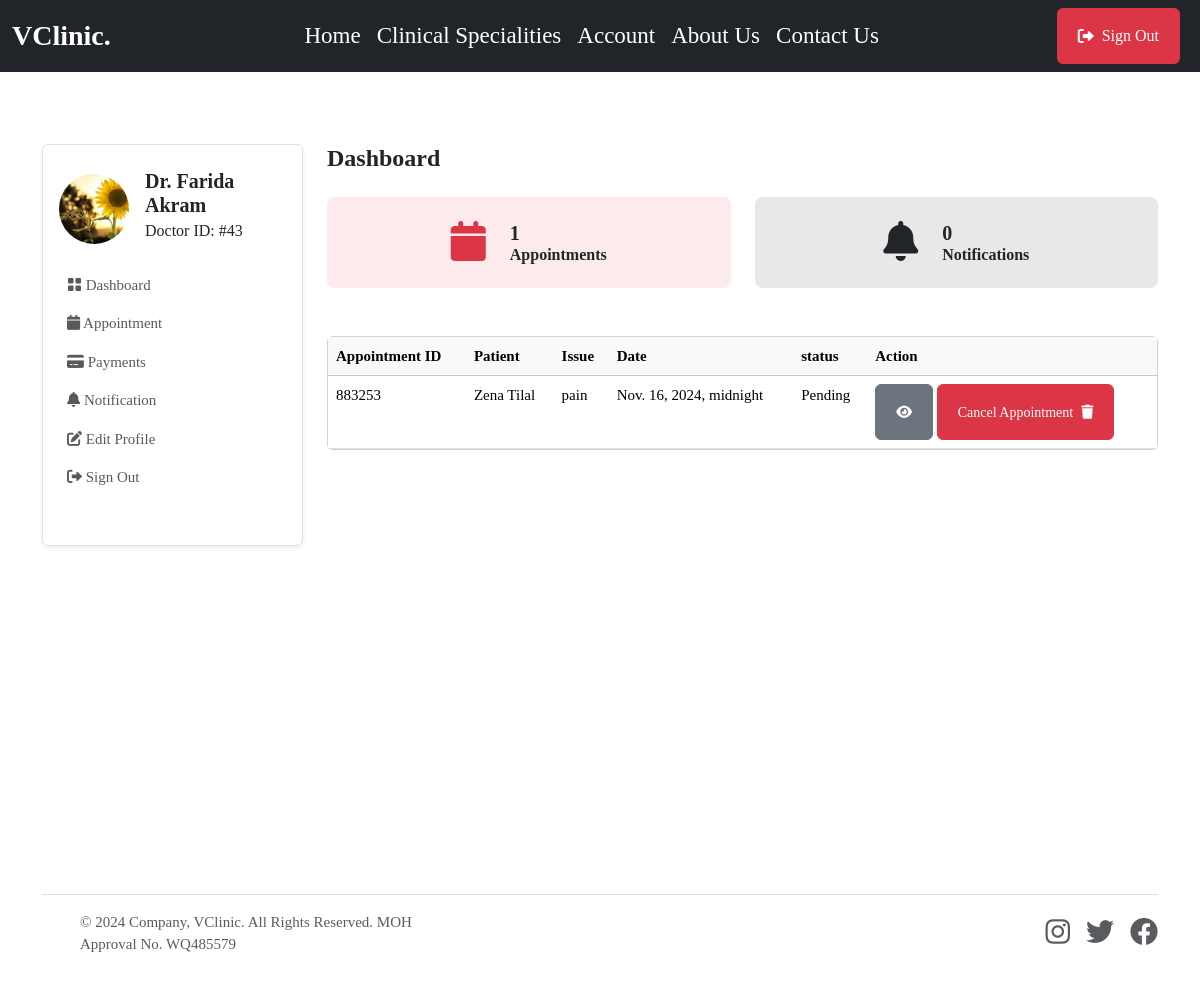
The page /doctor/ (signed in) on the database its author committed.
### userauthapp/models.py (models this page shows, shortened)
class User(AbstractUser):       # override default user model
    email = models.EmailField(unique=True)
    username = models.CharField(max_length=100, null=True, blank=True)
    user_type = models.CharField(max_length=50, choices=USER_TYPE, null=True, blank=True, default=None)
    USERNAME_FIELD = "email"
    REQUIRED_FIELDS = ['username']

### doctorapp/models.py (models this page shows, shortened)
class Doctor(models.Model):         #create a new model from scratch
    user = models.OneToOneField(userauth_models.User, on_delete=models.CASCADE)  #when we delete this user , we delete doctor, there should be only one doctor that has one user model
    image = models.FileField(upload_to='images', default='images/doctor-default.png', blank=True, null=True)
    full_name = models.CharField(max_length=100, blank=True, null=True)
    mobile = models.CharField(max_length=15, blank=True, null=True)
    country = models.CharField(max_length=100, null=True, blank=True)
    bio = models.CharField(max_length=100, null=True, blank=True)
    specializations = models.CharField(max_length=100, null=True, blank=True)
    qualifications = models.CharField(max_length=100, null=True, blank=True)
    years_of_experience = models.CharField(max_length=100, null=True, blank=True)
    next_available_appointment_date = models.DateTimeField(default=timezone.now, null=True, blank=True)

### mainapp/models.py (models this page shows, shortened)
class Appointment(models.Model):
    STATUS = [
        ('Scheduled', 'Scheduled'),
        ('Completed', 'Completed'),
        ('Pending', 'Pending'),
        ('Cancelled', 'Cancelled')
    ]
    service = models.ForeignKey(Service, on_delete=models.SET_NULL, null=True, blank=True, related_name='service_appointments')
    doctor = models.ForeignKey(doctor_models.Doctor, on_delete=models.SET_NULL, null=True, blank=True, related_name='doctor_appointments')
    patient = models.ForeignKey(patient_models.Patient, on_delete=models.SET_NULL, null=True, blank=True, related_name='appointments_patient')
    appointment_date = models.DateTimeField(null=True, blank=True)
    issues = models.TextField(blank=True, null=True)
    symptoms = models.TextField(blank=True, null=True)
    appointment_id = ShortUUIDField(length=6, max_length=10, alphabet="1234567890")
    appointment_status = models.CharField(max_length=120, choices=STATUS, default='Pending')

### patientapp/models.py (models this page shows, shortened)
class Patient(models.Model):         #create a new model from scratch
    user = models.OneToOneField(userauth_models.User, on_delete=models.CASCADE)  #when we delete this user , we delete doctor, there should be only one doctor that has one user model
    image = models.FileField(upload_to='images', blank=True, null=True)
    full_name = models.CharField(max_length=100, blank=True, null=True)
    mobile = models.CharField(max_length=15, blank=True, null=True)
    address = models.CharField(max_length=100, null=True, blank=True)
    email = models.CharField(max_length=100, null=True, blank=True)
    gender = models.CharField(max_length=100, null=True, blank=True)
    blood_group = models.CharField(max_length=100, null=True, blank=True)
    date_of_birth= models.DateTimeField(default=timezone.now, null=True, blank=True)

### doctorapp/views.py (the view)
# urls.py: path("", views.dashboard, name="dashboard"),
@login_required
def dashboard(request):
    doctor = doctor_models.Doctor.objects.get(user=request.user)
    appointments = base_models.Appointment.objects.filter(doctor=doctor)
    notifications = doctor_models.Notification.objects.filter(doctor=doctor)
    context = {
        "appointments": appointments,
        "notifications": notifications,
    }
    return render(request, "doctorapp/dashboard.html", context)

### templates/doctorapp/dashboard.html
{% extends 'partials/base.html' %} {% block content %}
<section class="pt-5 pb-5">
    <div class="container">
        <div class="row mt-0 mt-md-4">
            {% include 'doctorapp/sidebar.html' %}
            <div class="col-lg-9 col-md-8 col-12">
                <div class="row mb-4">
                    <h4 class="mb-0 mb-4 fw-bold">Dashboard</h4>
                    <div class="col-sm-6 col-lg-6 mb-3 mb-lg-0">
                        <div class="d-flex justify-content-center align-items-center p-4 bg-danger bg-opacity-10 rounded-3">
                            <span class="display-6 lh-1 text-purple mb-0">
                                <i class="fas fa-calendar text-danger"></i>
                            </span>
                            <div class="ms-4">
                                <div class="d-flex">
                                    <h5 class="mb-0 fw-bold">{{appointments.count}}</h5>
                                </div>
                                <p class="mb-0 h6 fw-semibold">Appointments</p>
                            </div>
                        </div>
                    </div>
                    <div class="col-sm-6 col-lg-6 mb-3 mb-lg-0">
                        <div class="d-flex justify-content-center align-items-center p-4 bg-dark bg-opacity-10 rounded-3">
                            <span class="display-6 lh-1 text-dark mb-0">
                                <i class="fas fa-bell"></i>
                            </span>
                            <div class="ms-4">
                                <div class="d-flex">
                                    <h5 class="mb-0 fw-bold">{{notifications.count}}</h5>
                                </div>
                                <p class="mb-0 h6 fw-semibold">Notifications</p>
                            </div>
                        </div>
                    </div>
                </div>
                <div class="card mb-4 mt-5">
                    <div class="table-responsive overflow-y-hidden">
                        <table class="table mb-0 text-nowrap table-hover table-centered text-nowrap">
                            <thead class="table-light">
                                <tr>
                                    <th>Appointment ID</th>
                                    <th>Patient</th>
                                    <th>Issue</th>
                                    <th>Date</th>
                                    <th>status</th>
                                    <th>Action</th>
                                </tr>
                            </thead>
                            <tbody>
                                {% for a in appointments %}
                                <tr>
                                    <td>{{a.appointment_id}}</td>
                                    <td>{{a.patient.full_name}}</td>
                                    <td>{{a.issues}}</td>
                                    <td>{{a.appointment_date}}</td>
                                    <td>{{a.appointment_status}}</td>
                                    <td>
                                        <a href="{% url 'doctorapp:appointment_detail' a.appointment_id %}" class="btn btn-secondary btn-sm"> <i class="fas fa-eye"></i></a>
                                        <a href="{% url 'doctorapp:cancel_appointment' a.appointment_id %}" class="btn btn-danger btn-sm">Cancel Appointment <i class="fas fa-trash ms-2"></i></a>
                                    </td>
                                </tr>
                                {% endfor %}
                            </tbody>
                        </table>
                    </div>
                </div>
            </div>
        </div>
    </div>
</section>
{% endblock content %}

### templates/doctorapp/sidebar.html (shortened to what this page needs)
<div class="col-lg-3 col-md-4 col-12">
    <nav class="navbar navbar-expand-md shadow-sm mb-4 mb-lg-0 sidenav border rounded">
        <div class="collapse navbar-collapse p-3" id="sidenav">
            <div class="navbar-nav flex-column">
                <div class="d-flex align-items-center mb-3">
                    {% if request.user.doctor.image %}
                        <img src="{{request.user.doctor.image.url}}" alt="avatar" class="rounded-circle avatar-xl" style="width: 70px; height: 70px; object-fit: cover" />
                    {% endif %}
                    <div class="ms-3">
                        <h5 class="mb-0 fw-bold">Dr. {{request.user.doctor.full_name}}</h5>
                        <p class="mb-1 fs-6">Doctor ID: #{{request.user.doctor.id}}</p>
                    </div>
                </div>
                <ul class="list-unstyled ms-n2 mb-4">
                    <li class="nav-item">
                        <a class="dropdown-item nav-link" href="{% url 'doctorapp:dashboard' %}"><i class="bi bi-grid-fill"></i> Dashboard</a>
                    </li>
                    <li class="nav-item">
                        <a class="dropdown-item nav-link" href="{% url 'doctorapp:appointments' %}"><i class="fas fa-calendar"></i> Appointment</a>
                    </li>
                    <li class="nav-item">
                        <a class="dropdown-item nav-link" href="{% url 'doctorapp:payments' %}"><i class="fas fa-credit-card"></i> Payments</a>
                    </li>
                    <li class="nav-item">
                        <a class="dropdown-item nav-link" href="{% url 'doctorapp:notifications' %}"><i class="fas fa-bell"></i> Notification</a>
                    </li>
                    <li class="nav-item">
                        <a class="nav-link" href="{% url 'doctorapp:profile' %}"> <i class="fas fa-edit"></i> Edit Profile </a>
                    </li>
                    <li class="nav-item">
                        <a class="nav-link" href="{% url 'userauthapp:sign-out' %}"> <i class="fas fa-sign-out-alt"></i> Sign Out </a>
                    </li>
                </ul>
            </div>
        </div>
    </nav>
</div>

### static/assets/css/style.css (style rules this page uses)
body { background: #ffffff; color: var(--bs-body-color); font-size: 15px; font-family: var(--body-font-family); margin: 0; overflow-x: hidden !important; font-weight: 400; }
.p, p { line-height: 1.8; color: var(--paragraphColor); }
.btn { padding: 10px 20px; height: 56px; display: inline-flex; align-items: center; justify-content: center; cursor: pointer; transition: all ease 0.4s; border-radius: 0.375rem; overflow: hidden; animation-delay: 0.7s; animation-duration: 0.5s; position: relative; }
.btn::after { background-color: rgba(255, 255, 255, 0.76); content: ""; height: 150px; left: -75px; position: absolute; top: -35px; transform: rotate(35deg); transition: all 1600ms cubic-bezier(0.19, 1, 0.22, 1); width: 40px; opacity: 0; }

### rows shown on the page
User: user.doctor.image (picture), user.doctor.full_name "Farida Akram", user.doctor.id "43"
Appointment: appointment_id "883253", patient.full_name "Zena Tilal", issues "pain", appointment_date "Nov. 16, 2024, midnight", appointment_status "Pending"

### other values the page prints
{{ appointments.count }} "1"
{{ notifications.count }} "0"
